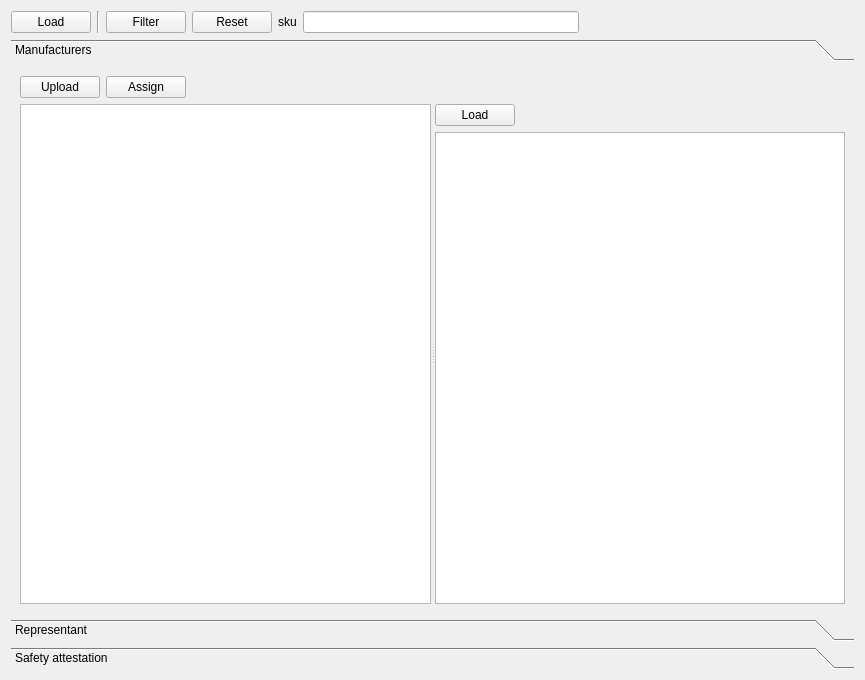
<?xml version="1.0" encoding="UTF-8"?>
<ui version="4.0">
 <class>PaneGSPR</class>
 <widget class="QWidget" name="PaneGSPR">
  <property name="geometry">
   <rect>
    <x>0</x>
    <y>0</y>
    <width>865</width>
    <height>680</height>
   </rect>
  </property>
  <property name="windowTitle">
   <string>GSPR</string>
  </property>
  <layout class="QVBoxLayout" name="verticalLayout">
   <item>
    <layout class="QHBoxLayout" name="horizontalLayout">
     <item>
      <widget class="QPushButton" name="buttonLoadAll">
       <property name="text">
        <string>Load</string>
       </property>
      </widget>
     </item>
     <item>
      <widget class="Line" name="line">
       <property name="orientation">
        <enum>Qt::Orientation::Vertical</enum>
       </property>
      </widget>
     </item>
     <item>
      <widget class="QPushButton" name="buttonFilter">
       <property name="text">
        <string>Filter</string>
       </property>
      </widget>
     </item>
     <item>
      <widget class="QPushButton" name="buttonFilterReset">
       <property name="text">
        <string>Reset</string>
       </property>
      </widget>
     </item>
     <item>
      <widget class="QLabel" name="label">
       <property name="text">
        <string>sku</string>
       </property>
      </widget>
     </item>
     <item>
      <widget class="QLineEdit" name="lineEditFilter"/>
     </item>
     <item>
      <spacer name="horizontalSpacer">
       <property name="orientation">
        <enum>Qt::Orientation::Horizontal</enum>
       </property>
       <property name="sizeHint" stdset="0">
        <size>
         <width>40</width>
         <height>20</height>
        </size>
       </property>
      </spacer>
     </item>
    </layout>
   </item>
   <item>
    <widget class="QToolBox" name="toolBox">
     <property name="currentIndex">
      <number>0</number>
     </property>
     <widget class="QWidget" name="pageManufacturer">
      <property name="geometry">
       <rect>
        <x>0</x>
        <y>0</y>
        <width>847</width>
        <height>544</height>
       </rect>
      </property>
      <attribute name="label">
       <string>Manufacturers</string>
      </attribute>
      <layout class="QVBoxLayout" name="verticalLayout_3">
       <item>
        <layout class="QHBoxLayout" name="horizontalLayout_3">
         <item>
          <widget class="QPushButton" name="buttonUpload">
           <property name="text">
            <string>Upload</string>
           </property>
          </widget>
         </item>
         <item>
          <widget class="QPushButton" name="buttonAssign">
           <property name="toolTip">
            <string>Assign the selected manufacturer to the selected rows</string>
           </property>
           <property name="text">
            <string>Assign</string>
           </property>
          </widget>
         </item>
         <item>
          <spacer name="horizontalSpacer_3">
           <property name="orientation">
            <enum>Qt::Orientation::Horizontal</enum>
           </property>
           <property name="sizeHint" stdset="0">
            <size>
             <width>40</width>
             <height>20</height>
            </size>
           </property>
          </spacer>
         </item>
        </layout>
       </item>
       <item>
        <widget class="QSplitter" name="splitter">
         <property name="orientation">
          <enum>Qt::Orientation::Horizontal</enum>
         </property>
         <widget class="QTableView" name="tableViewManufacturerWarnings"/>
         <widget class="QWidget" name="layoutWidget">
          <layout class="QVBoxLayout" name="verticalLayout_2">
           <item>
            <layout class="QHBoxLayout" name="horizontalLayout_2">
             <item>
              <widget class="QPushButton" name="buttonLoadManufacturers">
               <property name="toolTip">
                <string>Load again only the manufacturers</string>
               </property>
               <property name="text">
                <string>Load</string>
               </property>
              </widget>
             </item>
             <item>
              <spacer name="horizontalSpacer_2">
               <property name="orientation">
                <enum>Qt::Orientation::Horizontal</enum>
               </property>
               <property name="sizeHint" stdset="0">
                <size>
                 <width>40</width>
                 <height>20</height>
                </size>
               </property>
              </spacer>
             </item>
            </layout>
           </item>
           <item>
            <widget class="QTableView" name="tableViewManufacturers"/>
           </item>
          </layout>
         </widget>
        </widget>
       </item>
      </layout>
     </widget>
     <widget class="QWidget" name="pageRepresentant">
      <property name="geometry">
       <rect>
        <x>0</x>
        <y>0</y>
        <width>847</width>
        <height>544</height>
       </rect>
      </property>
      <attribute name="label">
       <string>Representant</string>
      </attribute>
      <layout class="QVBoxLayout" name="verticalLayout_4">
       <item>
        <layout class="QHBoxLayout" name="horizontalLayout_4">
         <item>
          <widget class="QPushButton" name="pushButton_2">
           <property name="text">
            <string>Upload</string>
           </property>
          </widget>
         </item>
         <item>
          <spacer name="horizontalSpacer_4">
           <property name="orientation">
            <enum>Qt::Orientation::Horizontal</enum>
           </property>
           <property name="sizeHint" stdset="0">
            <size>
             <width>40</width>
             <height>20</height>
            </size>
           </property>
          </spacer>
         </item>
        </layout>
       </item>
       <item>
        <widget class="QSplitter" name="splitter_2">
         <property name="orientation">
          <enum>Qt::Orientation::Horizontal</enum>
         </property>
         <widget class="QTableView" name="tableViewRepresentantWarnings"/>
         <widget class="QTableView" name="tableViewRepresentants"/>
        </widget>
       </item>
      </layout>
     </widget>
     <widget class="QWidget" name="pageSafetyAttestation">
      <property name="geometry">
       <rect>
        <x>0</x>
        <y>0</y>
        <width>847</width>
        <height>544</height>
       </rect>
      </property>
      <attribute name="label">
       <string>Safety attestation</string>
      </attribute>
      <layout class="QVBoxLayout" name="verticalLayout_5">
       <item>
        <layout class="QHBoxLayout" name="horizontalLayout_5">
         <item>
          <widget class="QPushButton" name="pushButton_3">
           <property name="text">
            <string>Upload</string>
           </property>
          </widget>
         </item>
         <item>
          <spacer name="horizontalSpacer_5">
           <property name="orientation">
            <enum>Qt::Orientation::Horizontal</enum>
           </property>
           <property name="sizeHint" stdset="0">
            <size>
             <width>40</width>
             <height>20</height>
            </size>
           </property>
          </spacer>
         </item>
        </layout>
       </item>
       <item>
        <widget class="QTableView" name="tableViewSafetyAttestationWarnings"/>
       </item>
      </layout>
     </widget>
    </widget>
   </item>
  </layout>
 </widget>
 <resources/>
 <connections/>
</ui>
